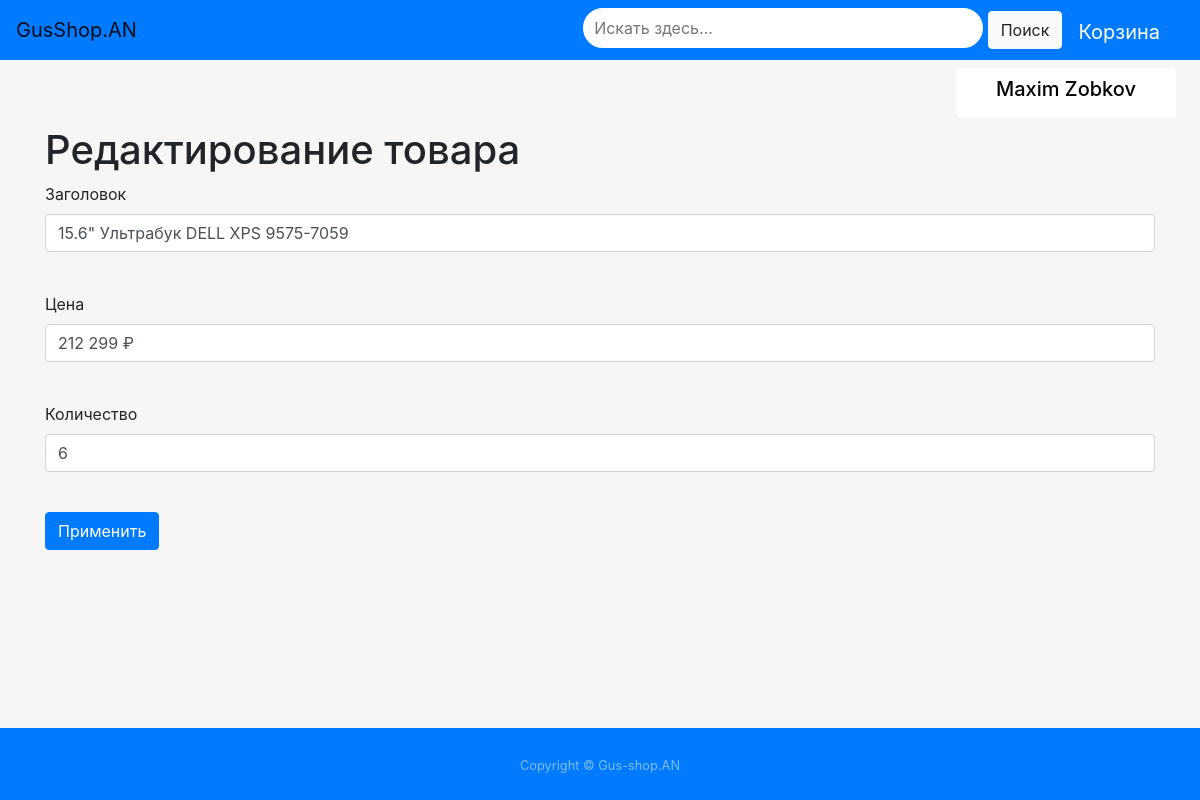
Before: /items/5 (signed in) with the older database file.
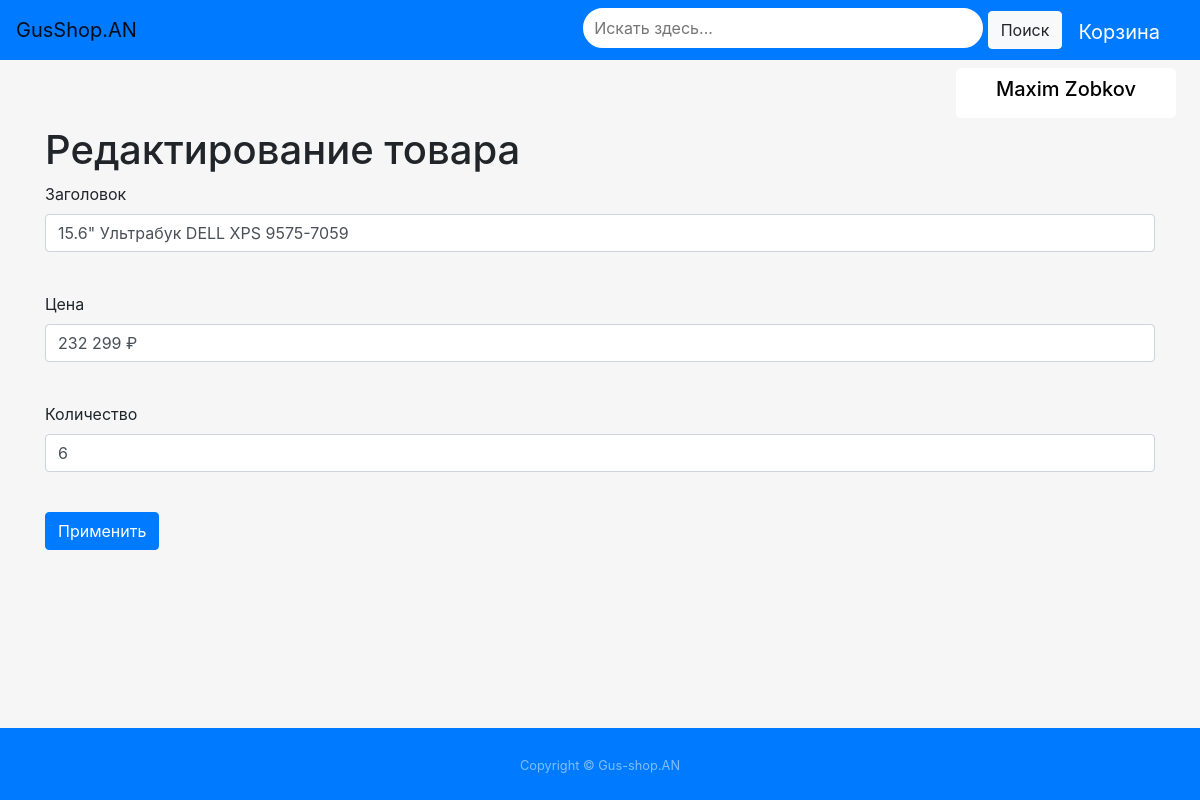
After: the same page with the newer database file.
### data/items.py (models this page shows)
class Items(SqlAlchemyBase, SerializerMixin, UserMixin):
    __tablename__ = 'items'
    id = sqlalchemy.Column(sqlalchemy.Integer, primary_key=True, autoincrement=True)
    title = sqlalchemy.Column(sqlalchemy.String, nullable=True)
    price = sqlalchemy.Column(sqlalchemy.String, nullable=True)
    main_characteristics = sqlalchemy.Column(sqlalchemy.TEXT, nullable=True)
    content = sqlalchemy.Column(sqlalchemy.String, nullable=True)
    created_date = sqlalchemy.Column(sqlalchemy.DateTime, default=datetime.datetime.now)
    display = sqlalchemy.Column(sqlalchemy.String, nullable=True)
    processor = sqlalchemy.Column(sqlalchemy.String, nullable=True)
    videoadapter = sqlalchemy.Column(sqlalchemy.String, nullable=True)
    ram = sqlalchemy.Column(sqlalchemy.String, nullable=True)
    battery = sqlalchemy.Column(sqlalchemy.String, nullable=True)
    count = sqlalchemy.Column(sqlalchemy.Integer, nullable=True)
    photo = sqlalchemy.Column(sqlalchemy.VARCHAR, default='/static/images/old.png')
    category = sqlalchemy.Column(sqlalchemy.String, nullable=True)

### main.py (the view, shortened to what this page needs)
@app.route('/items/<int:id>', methods=['GET', 'POST'])
@login_required
def edit_items(id):
    form = EditForm()
    if request.method == 'GET':
        sessions = db_session.create_session()
        item = sessions.query(items.Items).filter(items.Items.id == id).first()
        form.title.data = item.title
        form.price.data = item.price
        form.count.data = item.count
    return render_template('editor.html', title='Редактирование товара', form=form)

### main.py
class EditForm(FlaskForm):
    title = StringField('Заголовок', validators=[DataRequired()])
    price = StringField('Цена')
    count = IntegerField('Количество')
    submit = SubmitField('Применить')

### data/db_session.py (called while the page is built)
def create_session() -> Session:
    global __factory
    return __factory()

### main.py (called while the page is built)
@login_manager.user_loader
def load_user(user_id):
    sessions = db_session.create_session()
    return sessions.query(users.User).get(user_id)

### templates/editor.html (shortened to what this page needs)
{% extends "base.html" %}
{% block content %}
<h1>{{ title }}</h1>
<form action="" method="post" enctype="multipart/form-data">
    <p>
        {{ form.title.label }} <br>
        {{ form.title(class="form-control") }} <br>
    <p>
        {{ form.price.label }} <br>
        {{ form.price(class="form-control") }} <br>
    </p>
    <p>
        {{ form.count.label }} <br>
        {{ form.count(class="form-control") }} <br>
    </p>
    <p>{{ form.submit(type="submit", class="btn btn-primary") }}</p>
</form>
{% endblock %}

Changed rows visible on the page:
changed Items "15.6\" Ультрабук DELL XPS 9575-7059": price "212 299 ₽" → "232 299 ₽"
